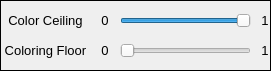
         <widget class="QFrame" name="frame_7">
          <property name="geometry">
           <rect>
            <x>20</x>
            <y>80</y>
            <width>271</width>
            <height>71</height>
           </rect>
          </property>
          <property name="frameShape">
           <enum>QFrame::Panel</enum>
          </property>
          <property name="frameShadow">
           <enum>QFrame::Plain</enum>
          </property>
          <property name="lineWidth">
           <number>1</number>
          </property>
          <widget class="QLabel" name="DisplayOptions_28">
           <property name="geometry">
            <rect>
             <x>250</x>
             <y>40</y>
             <width>30</width>
             <height>20</height>
            </rect>
           </property>
           <property name="minimumSize">
            <size>
             <width>30</width>
             <height>20</height>
            </size>
           </property>
           <property name="font">
            <font>
             <pointsize>10</pointsize>
            </font>
           </property>
           <property name="text">
            <string>1</string>
           </property>
           <property name="alignment">
            <set>Qt::AlignCenter</set>
           </property>
          </widget>
          <widget class="QLabel" name="DisplayOptions_25">
           <property name="geometry">
            <rect>
             <x>0</x>
             <y>40</y>
             <width>91</width>
             <height>20</height>
            </rect>
           </property>
           <property name="minimumSize">
            <size>
             <width>35</width>
             <height>20</height>
            </size>
           </property>
           <property name="font">
            <font>
             <pointsize>10</pointsize>
            </font>
           </property>
           <property name="text">
            <string>Coloring Floor</string>
           </property>
           <property name="alignment">
            <set>Qt::AlignCenter</set>
           </property>
          </widget>
          <widget class="QSlider" name="nodeColorCeiling">
           <property name="geometry">
            <rect>
             <x>120</x>
             <y>10</y>
             <width>131</width>
             <height>22</height>
            </rect>
           </property>
           <property name="maximum">
            <number>100</number>
           </property>
           <property name="value">
            <number>100</number>
           </property>
           <property name="sliderPosition">
            <number>100</number>
           </property>
           <property name="orientation">
            <enum>Qt::Horizontal</enum>
           </property>
           <property name="tickPosition">
            <enum>QSlider::NoTicks</enum>
           </property>
           <property name="tickInterval">
            <number>5</number>
           </property>
          </widget>
          <widget class="QLabel" name="DisplayOptions_27">
           <property name="geometry">
            <rect>
             <x>250</x>
             <y>10</y>
             <width>30</width>
             <height>20</height>
            </rect>
           </property>
           <property name="minimumSize">
            <size>
             <width>30</width>
             <height>20</height>
            </size>
           </property>
           <property name="font">
            <font>
             <pointsize>10</pointsize>
            </font>
           </property>
           <property name="text">
            <string>1</string>
           </property>
           <property name="alignment">
            <set>Qt::AlignCenter</set>
           </property>
          </widget>
          <widget class="QLabel" name="DisplayOptions_26">
           <property name="geometry">
            <rect>
             <x>0</x>
             <y>10</y>
             <width>91</width>
             <height>20</height>
            </rect>
           </property>
           <property name="minimumSize">
            <size>
             <width>35</width>
             <height>20</height>
            </size>
           </property>
           <property name="font">
            <font>
             <pointsize>10</pointsize>
            </font>
           </property>
           <property name="text">
            <string>Color Ceiling</string>
           </property>
           <property name="alignment">
            <set>Qt::AlignCenter</set>
           </property>
          </widget>
          <widget class="QLabel" name="DisplayOptions_13">
           <property name="geometry">
            <rect>
             <x>90</x>
             <y>10</y>
             <width>30</width>
             <height>20</height>
            </rect>
           </property>
           <property name="minimumSize">
            <size>
             <width>30</width>
             <height>20</height>
            </size>
           </property>
           <property name="font">
            <font>
             <pointsize>10</pointsize>
            </font>
           </property>
           <property name="text">
            <string>0</string>
           </property>
           <property name="alignment">
            <set>Qt::AlignCenter</set>
           </property>
          </widget>
          <widget class="QSlider" name="nodeColorFloor">
           <property name="geometry">
            <rect>
             <x>120</x>
             <y>40</y>
             <width>131</width>
             <height>22</height>
            </rect>
           </property>
           <property name="maximum">
            <number>100</number>
           </property>
           <property name="value">
            <number>0</number>
           </property>
           <property name="sliderPosition">
            <number>0</number>
           </property>
           <property name="orientation">
            <enum>Qt::Horizontal</enum>
           </property>
           <property name="tickPosition">
            <enum>QSlider::NoTicks</enum>
           </property>
           <property name="tickInterval">
            <number>5</number>
           </property>
          </widget>
          <widget class="QLabel" name="DisplayOptions_12">
           <property name="geometry">
            <rect>
             <x>90</x>
             <y>40</y>
             <width>30</width>
             <height>20</height>
            </rect>
           </property>
           <property name="minimumSize">
            <size>
             <width>30</width>
             <height>20</height>
            </size>
           </property>
           <property name="font">
            <font>
             <pointsize>10</pointsize>
            </font>
           </property>
           <property name="text">
            <string>0</string>
           </property>
           <property name="alignment">
            <set>Qt::AlignCenter</set>
           </property>
          </widget>
         </widget>
